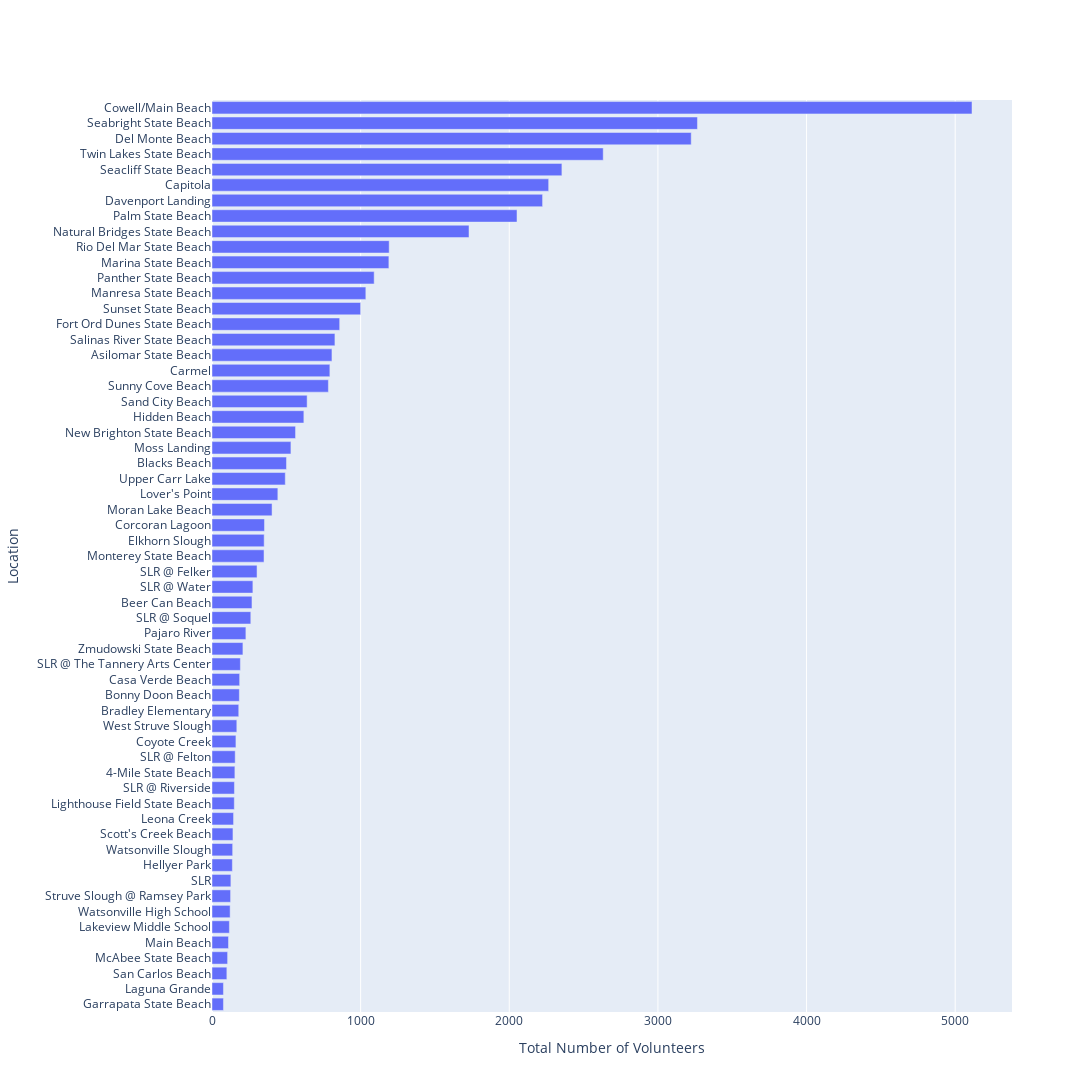

Notebook cell for this chart:
### Markdown cell above
# Explore the Data by Cleanup Site

In the last section we looked at total number of items cleaned up over the years by Save Our Shores. Now we'll look at number of volunteers and number of items cleaned up by site.

There may be some overlap of site names as there were multiple names and spellings for what appeared to be similar sites. Some sites were located by lon, lat coordinates instead of site names, and those are not yet included here.
The code where site names are consolidated is here: https://github.com/jennyfolkesson/cleanupShores/blob/main/cleanup.py#L410

### Code cell
sos_sites = sos_data.copy()
sos_sites = sos_sites.groupby('Cleanup Site').sum()
sos_sites = sos_sites.reset_index()
# NOAA counted youth volunteers as half adult volunteers
sos_sites['Total Volunteers'] = sos_sites['Adult Volunteers'] + 0.5 * sos_sites['Youth Volunteers']
# Drop sites with no stats on volunteer numbers
sos_sites.drop(sos_sites[sos_sites['Total Volunteers'] <= 100].index, inplace=True)

fig = go.Figure()
fig.add_trace(go.Bar(
    y=sos_sites['Cleanup Site'],
    x=sos_sites['Adult Volunteers'],
    orientation='h',
    name='Total Cleanup Volunteers',
))
fig.update_layout(
    autosize=False,
    width=1100,
    height=1500,
    yaxis_title='Location',
    xaxis_title='Total Number of Volunteers',
    yaxis={'categoryorder':'total ascending'}
)
fig.show()

### Figure 1 — Plotly figure (JSON) as saved in the notebook; plotly's stock layout.template omitted (floating-point values rounded to 4 significant figures)
{"data": [{"name": "Total Cleanup Volunteers", "orientation": "h", "type": "bar", "x": [154, 807, 269, 501, 184, 180, 2265, 793, 186, 353, 5113, 161, 2224, 3224, 351, 859, 77, 137, 618, 77, 117, 145, 150, 443, 111, 1035, 1190, 105, 350, 404, 531, 1729, 562, 228, 2052, 1091, 1192, 127, 303, 156, 151, 261, 191, 275, 827, 100, 640, 141, 3266, 2354, 125, 783, 1000, 2632, 493, 122, 139, 167, 208], "y": ["4-Mile State Beach", "Asilomar State Beach", "Beer Can Beach", "Blacks Beach", "Bonny Doon Beach", "Bradley Elementary", "Capitola", "Carmel", "Casa Verde Beach", "Corcoran Lagoon", "Cowell/Main Beach", "Coyote Creek", "Davenport Landing", "Del Monte Beach", "Elkhorn Slough", "Fort Ord Dunes State Beach", "Garrapata State Beach", "Hellyer Park", "Hidden Beach", "Laguna Grande", "Lakeview Middle School", "Leona Creek", "Lighthouse Field State Beach", "Lover's Point", "Main Beach", "Manresa State Beach", "Marina State Beach", "McAbee State Beach", "Monterey State Beach", "Moran Lake Beach", "Moss Landing", "Natural Bridges State Beach", "New Brighton State Beach", "Pajaro River", "Palm State Beach", "Panther State Beach", "Rio Del Mar State Beach", "SLR", "SLR @ Felker", "SLR @ Felton", "SLR @ Riverside", "SLR @ Soquel", "SLR @ The Tannery Arts Center", "SLR @ Water", "Salinas River State Beach", "San Carlos Beach", "Sand City Beach", "Scott's Creek Beach", "Seabright State Beach", "Seacliff State Beach", "Struve Slough @ Ramsey Park", "Sunny Cove Beach", "Sunset State Beach", "Twin Lakes State Beach", "Upper Carr Lake", "Watsonville High School", "Watsonville Slough", "West Struve Slough", "Zmudowski State Beach"]}], "layout": {"autosize": false, "height": 1500, "width": 1100, "xaxis": {"autorange": true, "range": [0, 5382.0], "title": {"text": "Total Number of Volunteers"}, "type": "linear"}, "yaxis": {"autorange": true, "categoryorder": "total ascending", "range": [-0.5, 58.5], "title": {"text": "Location"}, "type": "category"}}}
